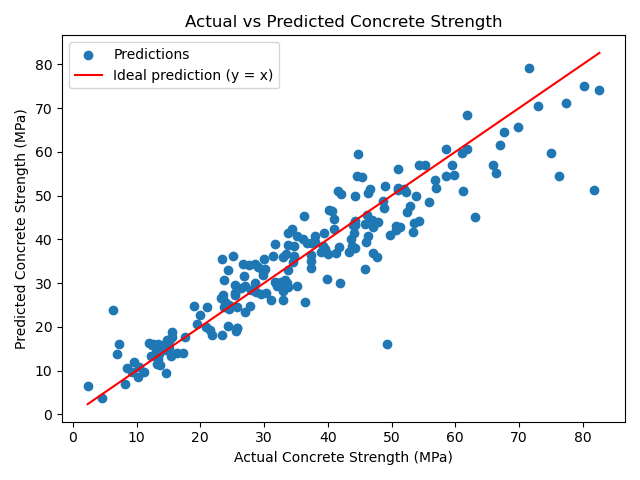

The Python source for this figure:
import numpy as np
import pandas as pd
import matplotlib.pyplot as plt
from sklearn.linear_model import LinearRegression, Ridge
from sklearn.metrics import mean_absolute_error, mean_squared_error
from sklearn.model_selection import GridSearchCV, KFold, cross_val_score
from sklearn.model_selection import train_test_split
from sklearn.pipeline import Pipeline
from sklearn.preprocessing import PolynomialFeatures, StandardScaler

# Load the supplied UCI Concrete Compressive Strength dataset
concrete = pd.read_csv("concrete_strength.csv").drop_duplicates()

# Select input features and target
target = "Concrete compressive strength"
X = concrete.drop(columns=target)
y = concrete[target]

# Reserve 20% of the rows for final testing
X_train, X_test, y_train, y_test = train_test_split(
    X, y, test_size=0.20, random_state=42
)

print("Training rows:", len(X_train))
print("Test rows:", len(X_test))

# Use the same five shuffled folds for all validation comparisons
folds = KFold(n_splits=5, shuffle=True, random_state=42)
scoring = "neg_root_mean_squared_error"

# (a) Linear Regression baseline
linear_model = LinearRegression()

linear_rmse = -cross_val_score(
    linear_model, X_train, y_train, cv=folds, scoring=scoring
)

print("Linear fold RMSEs:", linear_rmse.round(2))
print("Linear mean CV RMSE:", linear_rmse.mean().round(2), "MPa")

# (b) Polynomial + Scaling + Ridge pipeline
ridge_model = Pipeline([
    ("poly", PolynomialFeatures(include_bias=False)),
    ("scale", StandardScaler()),
    ("ridge", Ridge())
])

# Search different polynomial degrees and alpha values
grid = {
    "poly__degree": [1, 2, 3],
    "ridge__alpha": [0.01, 0.1, 1, 10, 100]
}

search = GridSearchCV(
    ridge_model, grid, cv=folds, scoring=scoring, refit=True
)

search.fit(X_train, y_train)

print("Best parameters:", search.best_params_)
print("Best mean CV RMSE:", round(-search.best_score_, 2), "MPa")

# Print the three highest-ranked parameter settings
results = pd.DataFrame(search.cv_results_)
top_three = results.sort_values("rank_test_score").head(3)

print("\nTop 3 parameter settings:")
for index, row in top_three.iterrows():
    print(
        "Degree:", row["param_poly__degree"],
        "Alpha:", row["param_ridge__alpha"],
        "Mean CV RMSE:", round(-row["mean_test_score"], 2), "MPa"
    )

# (c) Evaluate the refitted best model on the held-out test set
test_predictions = search.predict(X_test)

test_rmse = np.sqrt(mean_squared_error(y_test, test_predictions))
test_mae = mean_absolute_error(y_test, test_predictions)

print("Test RMSE:", round(test_rmse, 2), "MPa")
print("Test MAE:", round(test_mae, 2), "MPa")

# Plot actual values against predicted values
plt.scatter(y_test, test_predictions, label="Predictions")

minimum = min(y_test.min(), test_predictions.min())
maximum = max(y_test.max(), test_predictions.max())

plt.plot(
    [minimum, maximum],
    [minimum, maximum],
    color="red",
    label="Ideal prediction (y = x)"
)

plt.xlabel("Actual Concrete Strength (MPa)")
plt.ylabel("Predicted Concrete Strength (MPa)")
plt.title("Actual vs Predicted Concrete Strength")
plt.legend()
plt.tight_layout()
plt.savefig("task3_concrete.png")
plt.show()

# (d) Compare baseline and tuned model
print("\nComparison:")
print("Linear baseline mean CV RMSE:", round(linear_rmse.mean(), 2), "MPa")
print("Tuned Ridge mean CV RMSE:", round(-search.best_score_, 2), "MPa")

print(
    "Example degree-2 interaction: Cement * Age. "
    "PolynomialFeatures creates interaction terms between input features."
)
print(
    "Scaling is kept inside the pipeline so it is fitted separately "
    "within each training fold. This prevents validation data from "
    "influencing the scaling step and puts features on comparable scales "
    "before Ridge regularization."
)
